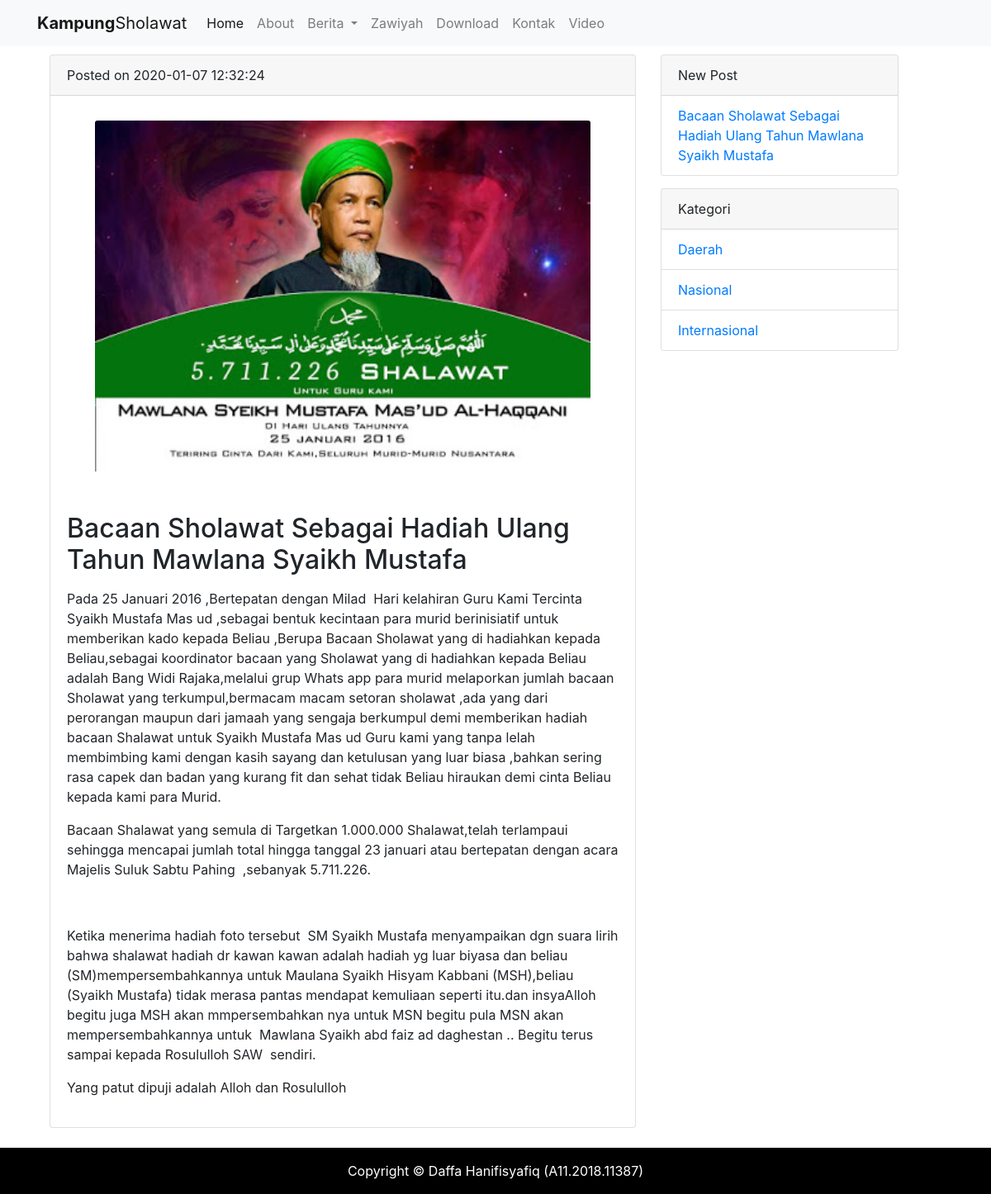
Page /post.php?id=34 on the committed database.
### tables this page shows
CREATE TABLE `tb_berita` (
  `id` int(11) NOT NULL,
  `img` varchar(100) NOT NULL,
  `judul` varchar(200) NOT NULL,
  `kategori` varchar(200) NOT NULL,
  `isi_berita` longtext NOT NULL,
  `video` varchar(100) NOT NULL,
  `tanggal` varchar(20) NOT NULL
);

### post.php (the view, shortened to what this page needs)
<?php
require 'admin/functions.php';
$id = $_GET["id"];
$berita = mysqli_query($conn, "SELECT * FROM tb_berita WHERE id = $id");
$data   = mysqli_fetch_assoc($berita);
?>
<!DOCTYPE html>
<html lang="en">
<head>
    <link rel="stylesheet" href="assets\style.css">
    <link rel="stylesheet" href="assets\css\bootstrap.min.css">
</head>
<body>
    <?php include('header.php') ?>
    <div class="container">
        <div class="row" style="margin: 10px 0 0 0;">
            <div class="col-md-8">
                <div class="card mb-4">
                    <div class="card-header">
                        Posted on <?= $data['tanggal']; ?>
                    </div>
                    <center>
                        <img class="card-img-top " src="admin/image/<?= $data["img"]; ?>" alt="Card image cap" style="margin: 30px; width:600px" />
                    </center>
                    <div class="card-body">
                        <h2 class="card-title">
                            <?= $data['judul']; ?>
                        </h2>
                        <p class="card-text text-justify">
                            <?= $data['isi_berita'] ?>
                        </p>
                    </div>
                </div>
            </div>
            <div class="col-4">
                <div class="card" style="width: 18rem;">
                    <div class="card-header">
                        New Post
                    </div>
                    <ul class="list-group list-group-flush">
                        <?php foreach ($berita as $news) : ?>
                            <li class="list-group-item">
                                <a href="post.php?id=<?= $news["id"]; ?>">
                                    <?= $news["judul"]; ?>
                                </a>
                            </li>
                        <?php endforeach; ?>
                    </ul>
                </div>
                <div class="card" style="width: 18rem;margin:15px 0 0 0;">
                    <div class="card-header">
                        Kategori
                    </div>
                    <ul class="list-group list-group-flush">
                        <li class="list-group-item">
                            <a href="daerah.php">
                                Daerah
                            </a>
                        </li>
                        <li class="list-group-item">
                            <a href="nasional.php">
                                Nasional
                            </a>
                        </li>
                        <li class="list-group-item">
                            <a href="internasional.php">
                                Internasional
                            </a>
                        </li>
                    </ul>
                </div>
            </div>
        </div>
    </div>
    <?php include('footer.php') ?>
</body>
</html>

### rows in the picture
tb_berita: tanggal "2020-01-07 12:32:24", img (picture), judul "Bacaan Sholawat Sebagai Hadiah Ulang Tahun Mawlana Syaikh Mustafa", isi_berita "Pada 25 Januari 2016 ,Bertepatan dengan Milad Hari kelahiran Guru Kami Tercinta Syaikh Mustafa Mas ud ,sebagai bentuk kecintaan para murid berinisiatif untuk memberikan kado kepada Beliau ,Berupa Bacaan Sholawat yang di hadiahkan kepada Beliau,sebagai koordinator bacaan yang Sholawat yang di hadiahkan kepada Beliau adalah Bang Widi Rajaka,melalui grup Whats app para murid melaporkan jumlah bacaan Sholawat yang terkumpul,bermacam macam setoran sholawat ,ada yang dari perorangan maupun dari jamaah yang sengaja berkumpul demi memberikan hadiah bacaan Shalawat untuk Syaikh Mustafa Mas ud Guru kami yang tanpa lelah membimbing kami dengan kasih sayang dan ketulusan yang luar biasa ,bahkan sering…"
